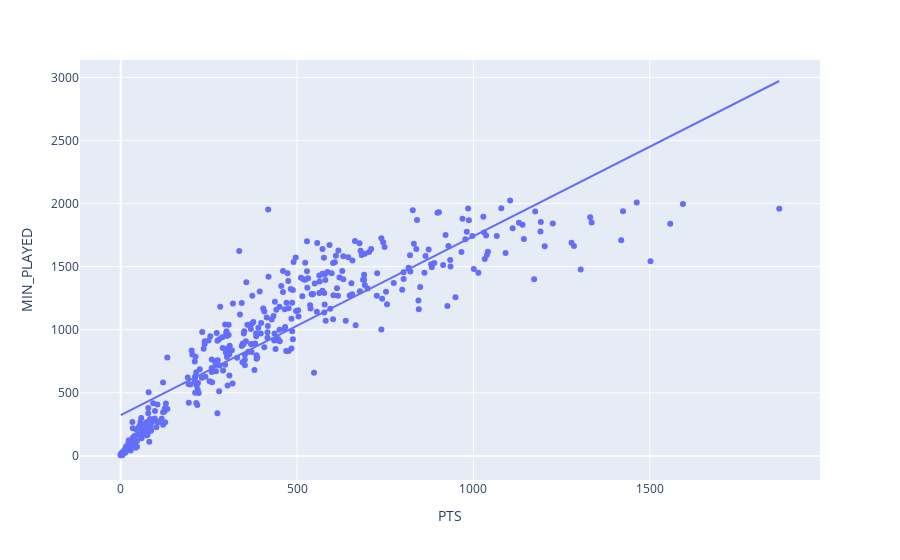

The notebook cell saved with this chart:
### Code cell
# Points and minutes played
px.scatter(df,x='PTS',y='MIN_PLAYED', trendline='ols')

### Figure 1 — Plotly figure (JSON) as saved in the notebook; plotly's stock layout.template omitted (floating-point values rounded to 4 significant figures; data arrays with more than 128 entries replaced by an {"elided": "..."} marker saying what was removed)
{"data": [{"hoverlabel": {"namelength": 0}, "hovertemplate": "PTS=%{x}<br>MIN_PLAYED=%{y}", "legendgroup": "", "marker": {"color": "#636efa", "symbol": "circle"}, "mode": "markers", "name": "", "showlegend": false, "type": "scatter", "x": {"elided": "390 int values"}, "xaxis": "x", "y": {"elided": "390 int values"}, "yaxis": "y"}, {"hoverlabel": {"namelength": 0}, "hovertemplate": "<b>OLS trendline</b><br>MIN_PLAYED = 1.41879 * PTS + 322.327<br>R<sup>2</sup>=0.790026<br><br>PTS=%{x}<br>MIN_PLAYED=%{y} <b>(trend)</b>", "legendgroup": "", "marker": {"color": "#636efa", "symbol": "circle"}, "mode": "lines", "name": "", "showlegend": false, "type": "scatter", "x": {"elided": "390 int values"}, "xaxis": "x", "y": {"elided": "390 float values"}, "yaxis": "y"}], "layout": {"legend": {"tracegroupgap": 0}, "margin": {"t": 60}, "xaxis": {"anchor": "y", "domain": [0, 1], "title": {"text": "PTS"}}, "yaxis": {"anchor": "x", "domain": [0, 1], "title": {"text": "MIN_PLAYED"}}}}
